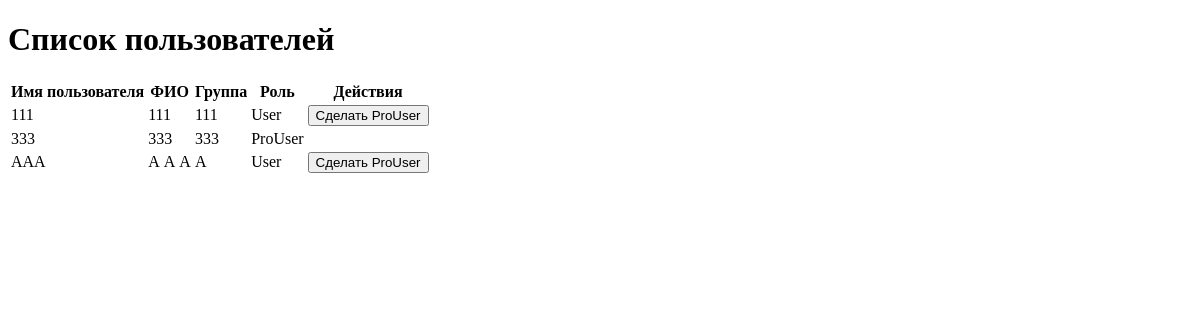
/users/users/ (signed in), run on an earlier commit of the app's database.
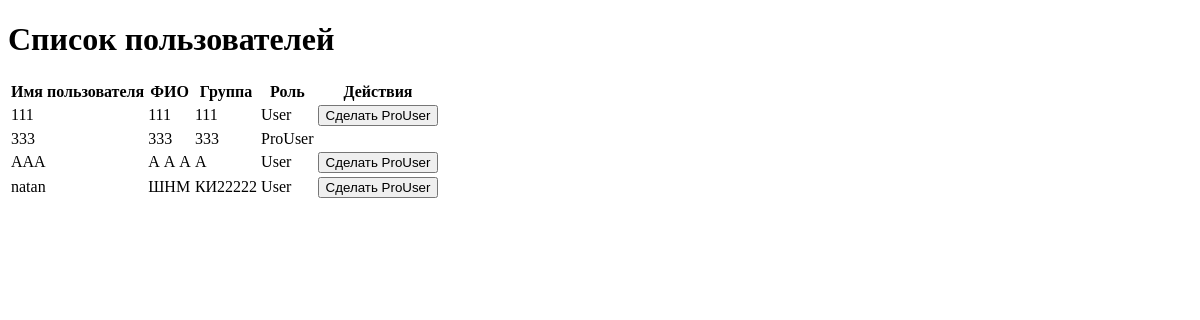
And on a later commit of the database.
### users/models.py (models this page shows, shortened)
class User(AbstractUser):
    USER_ROLES = (
        ('user', 'User'),
        ('pro_user', 'ProUser'),
        ('super_user', 'SuperUser'),
    )
    Name_User = models.CharField(max_length=30, verbose_name="ФИО")
    VK_id = models.CharField(max_length=30, verbose_name='ВК ID')
    Number_of_events_attended = models.IntegerField(default=0, verbose_name="Количество посещенных мероприятий")
    Number_of_group = models.CharField(max_length=30, verbose_name="Номер группы")
    Avatar = models.ImageField(upload_to='avatars/', blank=True, null=True)
    role = models.CharField(max_length=10, choices=USER_ROLES, default='user', verbose_name="Роль пользователя")
    def is_super_user(self):
        return self.role == 'super_user'

### users/views.py (the view)
# urls.py: path('users/', views.user_list, name='user_list'),
@login_required
def user_list(request):
    if not request.user.is_super_user():
        raise PermissionDenied("Только SuperUser может просматривать список пользователей")
    users = User.objects.exclude(role='super_user').order_by('username')
    return render(request, 'users/user_list.html', {'users': users})

### users/templates/users/user_list.html (shortened to what this page needs)
{% extends "users/layout.html" %}
{% block content %}
<div class="container">
    <h1>Список пользователей</h1>
    <table class="table">
        <thead>
            <tr>
                <th>Имя пользователя</th>
                <th>ФИО</th>
                <th>Группа</th>
                <th>Роль</th>
                <th>Действия</th>
            </tr>
        </thead>
        <tbody>
            {% for user in users %}
            <tr>
                <td>{{ user.username }}</td>
                <td>{{ user.Name_User }}</td>
                <td>{{ user.Number_of_group }}</td>
                <td>{{ user.get_role_display }}</td>
                <td>
                    {% if user.role == 'user' %}
                        <form method="post" action="{% url 'users:make_pro_user' user.id %}">
                            <button type="submit" class="btn btn-primary">Сделать ProUser</button>
                        </form>
                    {% endif %}
                </td>
            </tr>
            {% endfor %}
        </tbody>
    </table>
</div>
{% endblock %}

What changed in the data, as far as the page shows it:
added User: username "natan", Name_User "ШНМ", Number_of_group "КИ22222", role "User", shows "Сделать ProUser"
